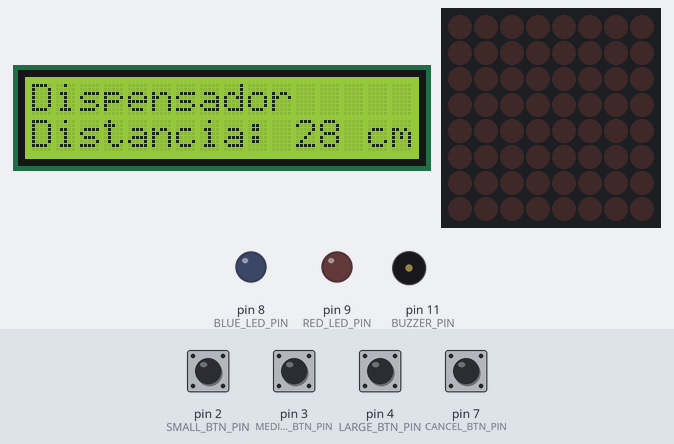
Simulated run of this sketch. Board: Arduino Uno, built with avr-gcc and run on an emulated ATmega328P. On the bench: 16×2 character LCD, 8×8 LED matrix, output pins drawn as LEDs (lit = HIGH), buzzer (waves = sounding). The test bench sets the inputs (shaded band); at power-on: pin 2 (SMALL_BTN_PIN), pin 3 (MEDIUM_BTN_PIN), pin 4 (LARGE_BTN_PIN), pin 7 (CANCEL_BTN_PIN) HIGH. Random numbers use the default seed unless the sketch sets one; pins used as bus, display or sensor lines are not drawn.

Above: at 1.2 s.
1.3 s: pin 2 (SMALL_BTN_PIN) pulled LOW for 0.7 s
At 2.2 s:
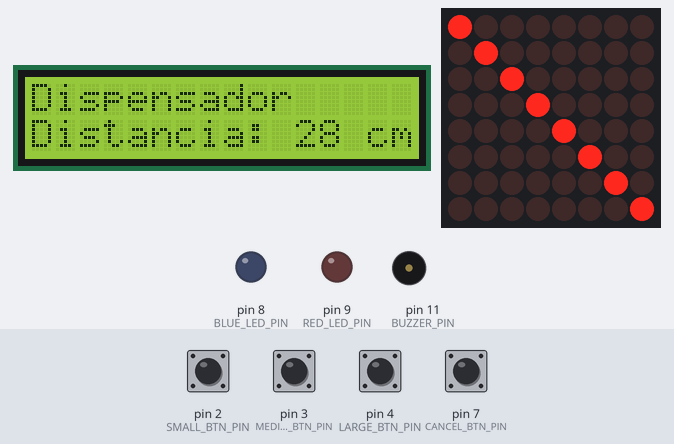
5.2 s: pin 3 (MEDIUM_BTN_PIN) pulled LOW for 0.7 s
At 7.0 s:
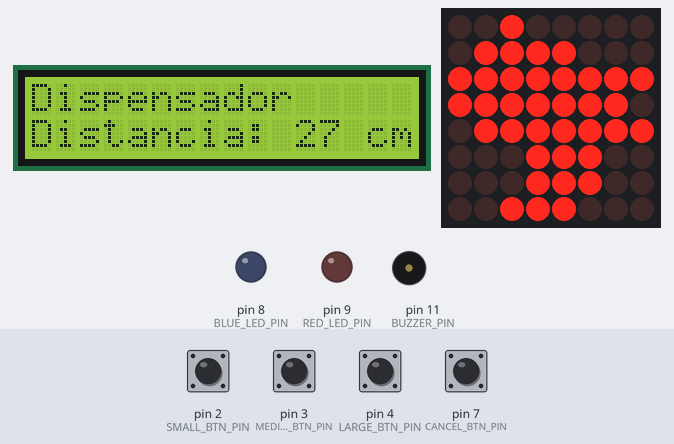
9.1 s: pin 4 (LARGE_BTN_PIN) pulled LOW for 1 s
At 10.6 s:
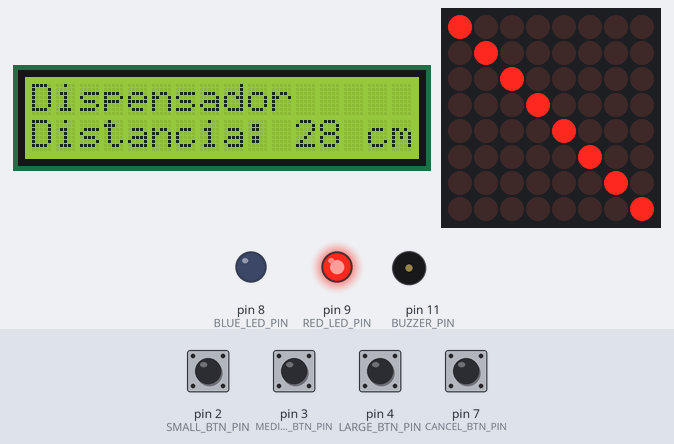
13.3 s: pin 2 (SMALL_BTN_PIN) pulled LOW for 1 s
At 14.9 s:
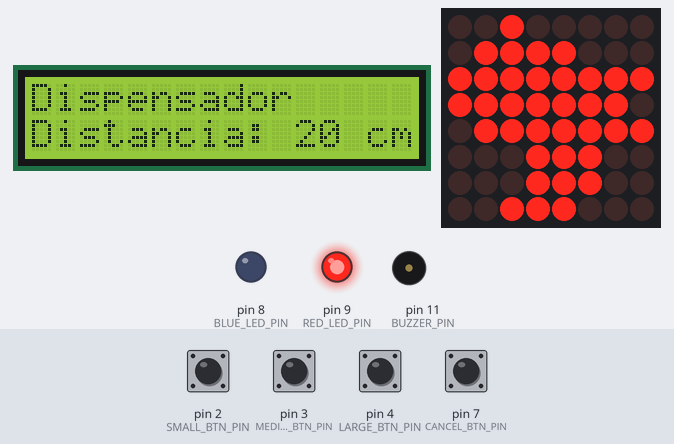
15.8 s: pin 3 (MEDIUM_BTN_PIN) pulled LOW for 1 s
At 17.0 s:
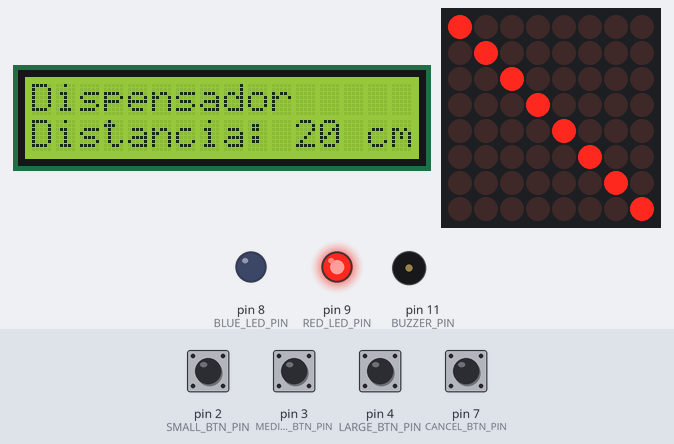
19.4 s: pin 4 (LARGE_BTN_PIN) pulled LOW for 0.7 s
At 20.1 s:
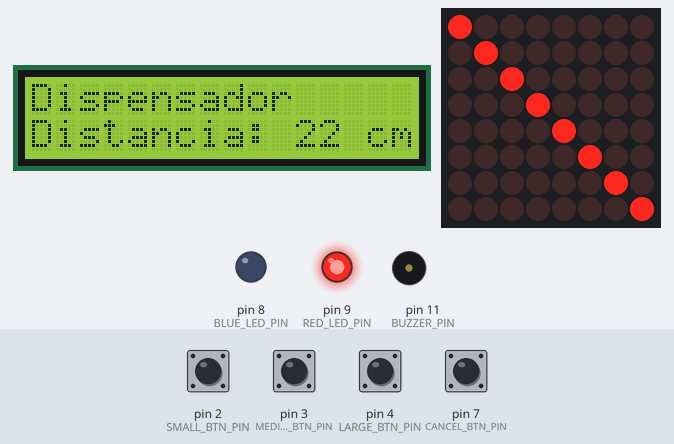
Timing chart, 0 to 24.3 s (numbered marks = the images above; inputs shaded):
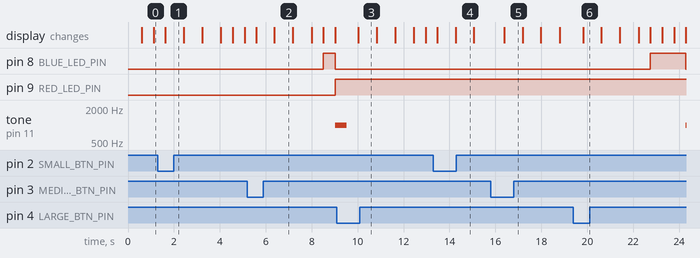

The sketch:

Agua.ino
```cpp
#include <Wire.h>
#include <LiquidCrystal_I2C.h>
#include <LedControl.h>

// Definiciones de pines
#define TRIG_PIN 6
#define ECHO_PIN 5
#define SMALL_BTN_PIN 2
#define MEDIUM_BTN_PIN 3
#define LARGE_BTN_PIN 4
#define CANCEL_BTN_PIN 7
#define BUZZER_PIN 11
#define BLUE_LED_PIN 8
#define RED_LED_PIN 9 // Corregido el número del pin
#define GREEN_LED_PIN 10

// Variables globales
LiquidCrystal_I2C lcd(0x27, 16, 2); // Dirección I2C de la LCD
LedControl lc = LedControl(12, 11, 10, 1); // Pines para MAX7219

int distance = 0;
bool filling = false;

void setup() {
  pinMode(SMALL_BTN_PIN, INPUT_PULLUP);
  pinMode(MEDIUM_BTN_PIN, INPUT_PULLUP);
  pinMode(LARGE_BTN_PIN, INPUT_PULLUP);
  pinMode(CANCEL_BTN_PIN, INPUT_PULLUP);
  pinMode(BUZZER_PIN, OUTPUT);
  pinMode(BLUE_LED_PIN, OUTPUT);
  pinMode(RED_LED_PIN, OUTPUT);
  pinMode(GREEN_LED_PIN, OUTPUT);

  Wire.begin();
  lcd.init();
  lcd.backlight();
  lcd.setCursor(0, 0);
  lcd.print("Dispensador");

  lc.shutdown(0, false); // Despierta el MAX7219
  lc.setIntensity(0, 8); // Establece el brillo
  lc.clearDisplay(0); // Limpia la pantalla del MAX7219
}

void loop() {
  // Verificar estado de los pulsadores
  if (digitalRead(SMALL_BTN_PIN) == LOW) {
    // Acciones para dispensado tamaño pequeño
    // Por ejemplo, activar la matriz LED con una animación corta
    displayAnimation();
  } else if (digitalRead(MEDIUM_BTN_PIN) == LOW) {
    // Acciones para dispensado tamaño mediano
    // Por ejemplo, activar la matriz LED con una animación mediana
    displayAnimation();
  } else if (digitalRead(LARGE_BTN_PIN) == LOW) {
    // Acciones para dispensado tamaño grande
    // Por ejemplo, activar la matriz LED con una animación larga
    displayAnimation();
  } else if (digitalRead(CANCEL_BTN_PIN) == LOW) {
    // Acciones para cancelar el dispensado
    // Por ejemplo, detener la animación de la matriz LED
    clearMatrix();
  }

  // Medir distancia con el sensor HC-SR04
  distance = measureDistance();

  // Mostrar información en la LCD
  lcd.setCursor(0, 1);
  lcd.print("Distancia: ");
  lcd.print(distance);
  lcd.print(" cm");

  // Controlar LEDS según la distancia detectada
  if (distance < 10) {
    digitalWrite(BLUE_LED_PIN, HIGH);
    filling = true;
  } else {
    digitalWrite(BLUE_LED_PIN, LOW);
    if (filling) {
      digitalWrite(RED_LED_PIN, HIGH);
      digitalWrite(GREEN_LED_PIN, HIGH);
      tone(BUZZER_PIN, 1000); // Activar el buzzer
      delay(500); // Sonido por 0.5 segundos
      noTone(BUZZER_PIN); // Apagar el buzzer
      filling = false;
    }
  }

  delay(500); // Ajustar el tiempo según sea necesario
}

int measureDistance() {
  // Código para medir la distancia con el sensor HC-SR04
  // ...
  return random(5, 30); // Valor de distancia aleatorio para fines de ejemplo
}

void displayAnimation() {
  // Mostrar una animación en la matriz LED (modificar según la animación deseada)
  byte frames[][8] = {
    {B10000000, B01000000, B00100000, B00010000, B00001000, B00000100, B00000010, B00000001},
    {B00100000, B01111000, B11111111, B11111110, B01111111, B00011100, B00011100, B00111000},
    // ...
    // Aquí se colocarían los frames de la animación
    // ...
    {B00000000, B00000000, B00000000, B00000000, B00000000, B00000000, B00000000, B00000000},
  };
  int frameCount = sizeof(frames) / sizeof(frames[0]);

  for (int i = 0; i < frameCount; i++) {
    for (int row = 0; row < 8; row++) {
      lc.setRow(0, row, frames[i][row]);
    }
    delay(800); // Ajustar velocidad de animación
  }
}

void clearMatrix() {
  // Limpiar la matriz LED
  lc.clearDisplay(0);
}
```

Measured:
- what the display in image 2 shows lasts 0.8 s, from 6.4 s to 7.2 s
